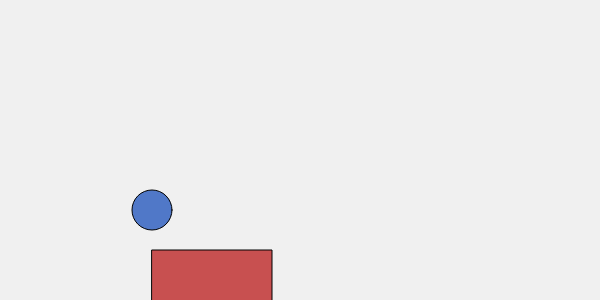
Frame 1 (no input)
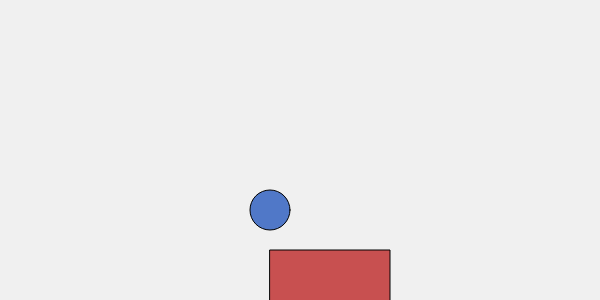
Frame 60 (no input)
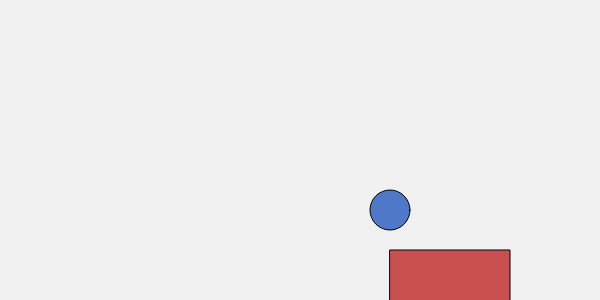
Frame 120 (the mouse pressed at the canvas centre since frame 60)

The p5.js sketch that drew these frames (run headless with seeded random() and noise() and a simulated clock; from frame 60 on, the mouse is pressed at the canvas centre):

// p5.js sketch
// ── sketch.js
let tx = 0;
function setup() {
 createCanvas(600, 300);
 rectMode(CENTER);
}
function draw() {
 background(240);
 tx += 2;
 push();
 translate(tx, 100); // mueve TODO lo que dibujes dentro del push/pop
 fill(200, 80, 80);
 rect(150, 150, 120, 60);
 fill(80, 120, 200);
 circle(150, 110, 40);
 pop();
}
let x = 50, y = 120;
let vx = 2, vy = 1;
function setup() {
 createCanvas(600, 300);
}
